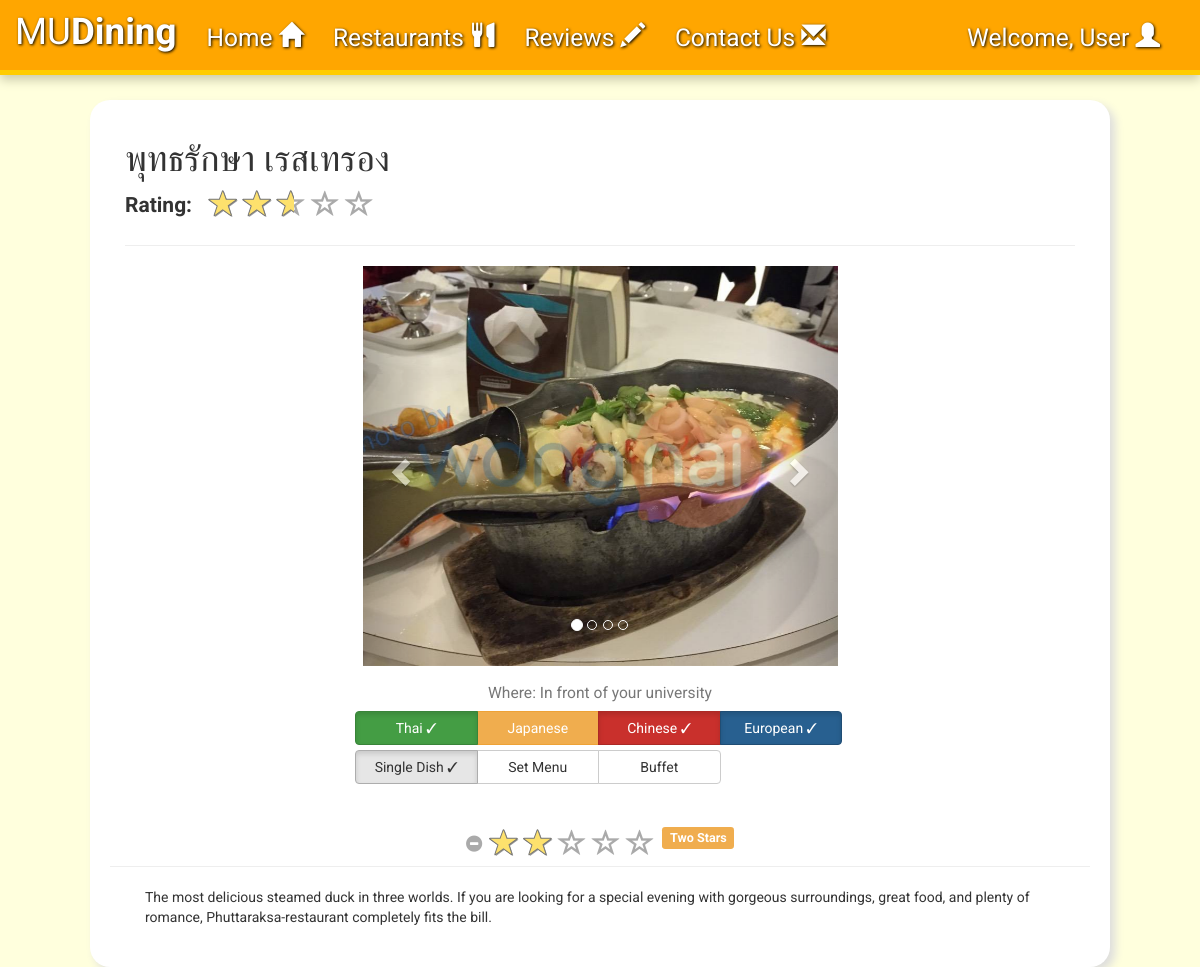
Screenshot of /view-restaurant.php?id=4 (signed in) with the database file from the repository.
### tables this page shows
CREATE TABLE `restaurant` (
  `RestaurantID` int(11) NOT NULL,
  `Name` varchar(255) NOT NULL,
  `MinPrice` int(11) NOT NULL,
  `MaxPrice` int(11) DEFAULT NULL,
  `Location` varchar(255) NOT NULL,
  `Type` varchar(255) NOT NULL,
  `OpenTime` double NOT NULL,
  `CloseTime` double NOT NULL,
  `Promotion` varchar(255) DEFAULT NULL,
  `Description` text NOT NULL
);

### dbconnect.php (called while the page is built, shortened)
<?php
  function _imgurl($id, $subid) {
    $imgname = sprintf("%04d", $id);
    $imgurl = "Picture/".$imgname.'/'.$imgname.'-'.$subid.'.jpg';
    return $imgurl;
  }
?>

### view-restaurant.php (the view, shortened to what this page needs)
<?php
  include_once('dbconnect.php');
  $ID = $_GET['id'];
  $res = mysqli_fetch_assoc(mysqli_query($con, "select * from restaurant where RestaurantID = '$ID' LIMIT 1")) or header('Location: index.php');
?>
<html>
<head>
  <link href="assets/css/star-rating.css" media="all" rel="stylesheet" type="text/css" />
  <link rel="stylesheet" type="text/css" href="assets/css/view-restaurant.css" />
  <link rel="stylesheet" type="text/css" href="assets/css/checkbox.css" />
</head>
<body>
  <?php include_once("navbar.php"); ?>
  <div id="wrapper" class="container" style="width:85%;">
    <div class="container" style="width:100%;">
      <h1>
        <?php echo $res['Name']; ?>
      </h1>
      <div class='row'>
        <div class='col-lg-1 hidden-sm hidden-md hidden-xs'>
          <label id='avrLabel'>Rating:</label>
        </div>
        <div class='col-lg-5'>
        </div>
      </div>
      <hr/>
      <div>
        <div id="carousel" class="carousel slide" data-ride="carousel">
        <ol class="carousel-indicators">
          <li data-target="#carousel" data-slide-to="0" class="active"></li>
          <li data-target="#carousel" data-slide-to="1"></li>
          <li data-target="#carousel" data-slide-to="2"></li>
          <li data-target="#carousel" data-slide-to="3"></li>
        </ol>
        <div class="carousel-inner" role="listbox">
          <?php
            for ($i = 1; $i <= 4; $i++) {
              echo '<div class=';
              if ($i == 1)
                echo '"item active"';
              else
                echo '"item"';
              echo '><img src='._imgurl($ID, $i).' onerror="imgerror(this);"/>';
              echo '</div>';
            }
          ?>
        </div>
        <a class="left carousel-control" href="#carousel" role="button" data-slide="prev">
          <span class="glyphicon glyphicon-chevron-left" aria-hidden="true"></span>
        </a>
        <a class="right carousel-control" href="#carousel" role="button" data-slide="next">
          <span class="glyphicon glyphicon-chevron-right" aria-hidden="true"></span>
        </a>
      </div>
      <div class="row text-center">
        <h3><small>
        <?php
          $location = "";
          switch ($res['Location']) {
            case "F":
              $location = "In front of your university"; break;
          }
          echo 'Where: '.$location;
        ?>
      </small></h3>
      </div>
      <?php include('food-type.php'); ?>
      <div class="row text-center page-header">
      </div>
      <div class="row" id="description">
        <?php echo $res['Description']; ?>
      </div>
      </div>
    </div>
  </div>
</body>
</html>

### assets/css/view-restaurant.css (style rules this page uses)
.carousel-inner>.item>img, .carousel-inner>.item>a>img { width: 100%; height: 50vh; object-fit: cover; overflow: hidden; }
#avrLabel { font-size: 1.5em; }
#carousel { width: 50%; min-width: 400px; display: block; margin: auto; }
#description { margin: 20px; }

### assets/css/style.css (style rules this page uses)
body { font-family: 'Roboto', sans-serif; background-color: #ffffdd; margin: 0; padding: 0; }
.container { opacity: 0; transition: opacity 1s; }
.container-loaded { opacity: 1; }
#wrapper { margin: 100px auto auto auto; width: 55%; padding: 20px; background-color: #ffffff; border-radius: 20px; box-shadow: 5px 5px 10px #ddd; min-width: 450px; }

### rows the page displays
restaurant: Name "พุทธรักษา เรสเทรอง", Location "In front of your university", Description "The most delicious steamed duck in three worlds. If you are looking for a special evening with gorgeous surroundings, great food, and plenty of romance, Phuttaraksa-restaurant completely fits the bill."

### other values shown
$_SESSION['Username'] "User"
